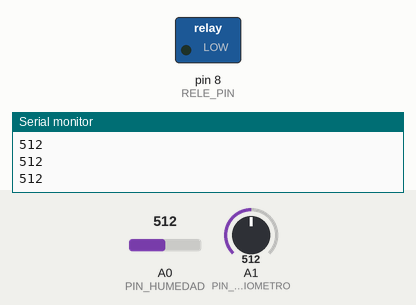
A sketch run on a simulated Arduino Uno, built with avr-gcc and run on an emulated ATmega328P. Shown: switched loads named in the sketch (green lamp = pin HIGH), the last lines printed to the serial monitor. Inputs (shaded band) come from the test bench; at power-on: A0 (PIN_HUMEDAD) = 512, A1 (PIN_POTENCIOMETRO) = 512.

Above: at 1.2 s.
1.3 s: A0 (PIN_HUMEDAD) set to 505
At 2.0 s:
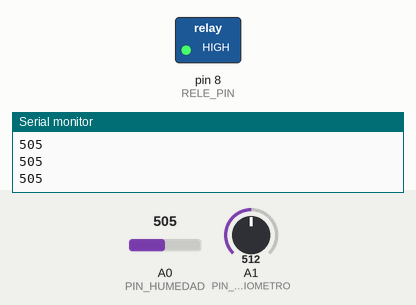
2.8 s: A0 (PIN_HUMEDAD) set to 716
At 3.3 s:
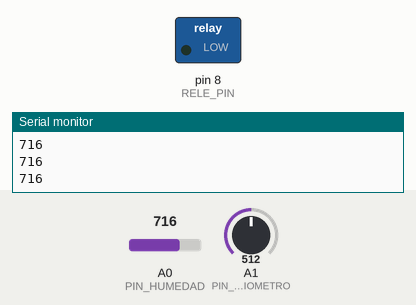
4.3 s: A0 (PIN_HUMEDAD) set to 511
At 4.7 s:
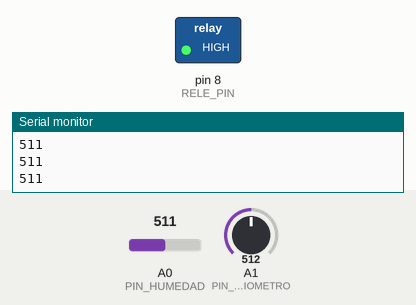
Timing chart, 0 to 7.3 s (numbered marks = the images above; inputs shaded):
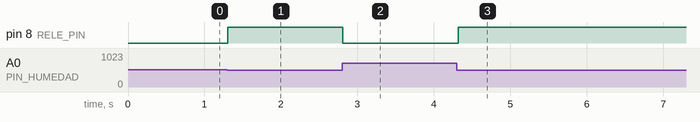

The sketch:

Sistema_Riego_REgulable.ino
```cpp
/*
 * Sensor Humedad  A0
 * Rele             8
 * Potenciometro   A1
 *
 */

#define RELE_PIN 8
#define PIN_HUMEDAD A0
#define PIN_POTENCIOMETRO A1

int Umbral_humedad;

void setup() {
  Serial.begin(9600);
  pinMode(RELE_PIN,OUTPUT);
}
void loop() {
  Umbral_humedad = analogRead(PIN_POTENCIOMETRO);   // Valor humbral

  int humedad=analogRead(PIN_HUMEDAD);  // entre 0 y 1023
  Serial.println(humedad);
  if ( humedad < Umbral_humedad ){
      // se cumple
      digitalWrite(RELE_PIN,HIGH);   // Enciendo riego
  }
  else{
     // no se cumple
     digitalWrite(RELE_PIN,LOW);   // Apago riego
  }
  delay(100);

}
```

Measured:
- the behaviour switches between 512 and 511 on A0 (PIN_HUMEDAD) (found by bisection; images 0 and 1)
- after the input at 1.3 s, pin 8 (RELE_PIN): LOW → HIGH at once
- after the input at 2.8 s, pin 8 (RELE_PIN): HIGH → LOW at once
- after the input at 4.3 s, pin 8 (RELE_PIN): LOW → HIGH at once
